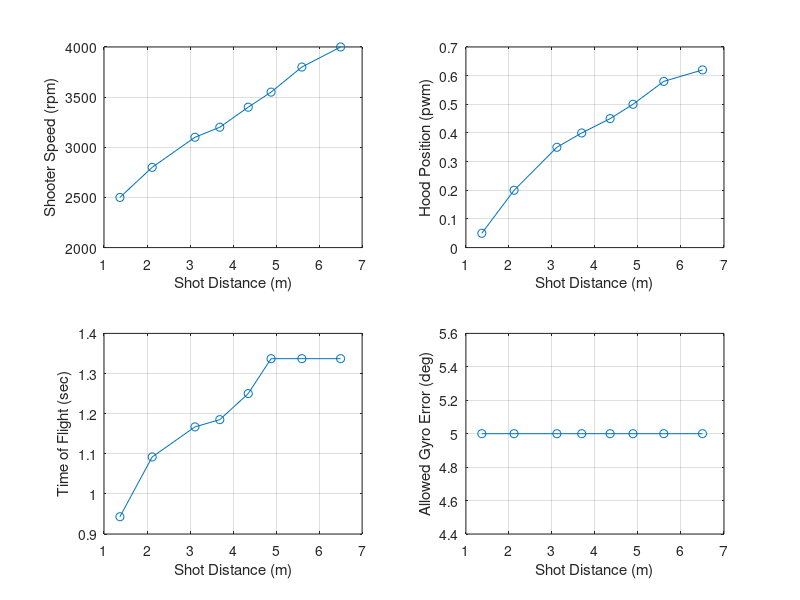

This chart was generated by the following MATLAB code:
%% Output Overrides
TEST_Output_Override_Flag = 0;
TEST_Transfer_Motor_DC_OV = 0;
TEST_Feeder_Motor_DC_OV = 0;
TEST_Shooter_Motor_DC_Left_OV = 0;
TEST_Shooter_Motor_DC_Center_OV = 0;
TEST_Shooter_Motor_DC_Right_OV = 0;
TEST_Desired_Hood_Enable_OV = 0;
TEST_Desired_Hood_Pos_OV = 0.05;

%% Field Element Position Data
Field_BlueAllianceZoneX = 182.11*0.0254;            % Meters
Field_RedAllianceZoneX = (651.22-182.11)*0.0254;    % Meters
Field_Blue_Hub_X = 182.11*0.0254;             % Meters
Field_Blue_Hub_Y = 158.84*0.0254;             % Meters
Field_Red_Hub_X =  (651.22-182.11)*0.0254;    % Meters
Field_Red_Hub_Y =  158.84*0.0254;             % Meters

%% Shooting Control Data
% Targets
Rebuilt_Transfer_Minimum_Factor = 0.8;
Rebuilt_Target_Transfer_Speed = 4000;   % rpm
Rebuilt_Target_Feeder_Speed = Rebuilt_Target_Transfer_Speed*0.84;  % rpm
% (the 0.84 factor sets feeder belt linear speed to match transfer wheel surface linear speed)
% Assumes 4 inch diameter transfer wheels and 24 tooth pulleys driving the belts

% Condition Checks
Rebuilt_Shoot_Robot_Velocity_Max = 1;   % meter/second
Rebuilt_Shoot_Motor_Max_Error = 100;    % rpm
Rebuilt_Shoot_Hood_Pos_Max_Error = 0.03;    % pwm position

% Iteration error target threshold
Rebuilt_Shoot_Target_Error_Thresh = 0.1;    % Meters

Rebuilt_Des_Gyro_Shoot_Offset = -1;  % Degrees

% Distance (m)
Rebuilt_Shoot_Dist_0 = 1.370;
Rebuilt_Shoot_Dist_1 = 2.120;
Rebuilt_Shoot_Dist_2 = 3.115;
Rebuilt_Shoot_Dist_3 = 3.692;
Rebuilt_Shoot_Dist_4 = 4.353;
Rebuilt_Shoot_Dist_5 = 4.884;
Rebuilt_Shoot_Dist_6 = 5.6;
Rebuilt_Shoot_Dist_7 = 6.5;

% Desired_Shooter_Motor_Speed (rpm)
Rebuilt_Shoot_Shooter_Spd_0 = 2500;
Rebuilt_Shoot_Shooter_Spd_1 = 2800;
Rebuilt_Shoot_Shooter_Spd_2 = 3100;
Rebuilt_Shoot_Shooter_Spd_3 = 3200;
Rebuilt_Shoot_Shooter_Spd_4 = 3400;
Rebuilt_Shoot_Shooter_Spd_5 = 3550;
Rebuilt_Shoot_Shooter_Spd_6 = 3800;
Rebuilt_Shoot_Shooter_Spd_7 = 4000;

% Desired Hood Position (pwm)
Rebuilt_Shoot_Hood_Pos_0 = 0.05;
Rebuilt_Shoot_Hood_Pos_1 = 0.20;
Rebuilt_Shoot_Hood_Pos_2 = 0.35;
Rebuilt_Shoot_Hood_Pos_3 = 0.4;
Rebuilt_Shoot_Hood_Pos_4 = 0.45;
Rebuilt_Shoot_Hood_Pos_5 = 0.5;
Rebuilt_Shoot_Hood_Pos_6 = 0.58;
Rebuilt_Shoot_Hood_Pos_7 = 0.62;

% Time of Flight (sec)
Rebuilt_Shoot_TOF_0 = 0.943;
Rebuilt_Shoot_TOF_1 = 1.092;
Rebuilt_Shoot_TOF_2 = 1.167;
Rebuilt_Shoot_TOF_3 = 1.185;
Rebuilt_Shoot_TOF_4 = 1.250;
Rebuilt_Shoot_TOF_5 = 1.337;
Rebuilt_Shoot_TOF_6 = 1.337;
Rebuilt_Shoot_TOF_7 = 1.337;

% Allowed Gyro Error (degrees ... convert to radians in model)
Rebuilt_Shoot_Gyro_Err_0 = 5;
Rebuilt_Shoot_Gyro_Err_1 = 5;
Rebuilt_Shoot_Gyro_Err_2 = 5;
Rebuilt_Shoot_Gyro_Err_3 = 5;
Rebuilt_Shoot_Gyro_Err_4 = 5;
Rebuilt_Shoot_Gyro_Err_5 = 5;
Rebuilt_Shoot_Gyro_Err_6 = 5;
Rebuilt_Shoot_Gyro_Err_7 = 5;

% PLOT TABLES
    plot_dist     = [Rebuilt_Shoot_Dist_0 Rebuilt_Shoot_Dist_1 Rebuilt_Shoot_Dist_2 Rebuilt_Shoot_Dist_3 Rebuilt_Shoot_Dist_4 Rebuilt_Shoot_Dist_5 Rebuilt_Shoot_Dist_6 Rebuilt_Shoot_Dist_7];
    plot_shooter  = [Rebuilt_Shoot_Shooter_Spd_0 Rebuilt_Shoot_Shooter_Spd_1 Rebuilt_Shoot_Shooter_Spd_2 Rebuilt_Shoot_Shooter_Spd_3 Rebuilt_Shoot_Shooter_Spd_4 Rebuilt_Shoot_Shooter_Spd_5 Rebuilt_Shoot_Shooter_Spd_6 Rebuilt_Shoot_Shooter_Spd_7];
    plot_hood     = [Rebuilt_Shoot_Hood_Pos_0 Rebuilt_Shoot_Hood_Pos_1 Rebuilt_Shoot_Hood_Pos_2 Rebuilt_Shoot_Hood_Pos_3 Rebuilt_Shoot_Hood_Pos_4 Rebuilt_Shoot_Hood_Pos_5 Rebuilt_Shoot_Hood_Pos_6 Rebuilt_Shoot_Hood_Pos_7];
    plot_tof      = [Rebuilt_Shoot_TOF_0 Rebuilt_Shoot_TOF_1 Rebuilt_Shoot_TOF_2 Rebuilt_Shoot_TOF_3 Rebuilt_Shoot_TOF_4 Rebuilt_Shoot_TOF_5 Rebuilt_Shoot_TOF_6 Rebuilt_Shoot_TOF_7];
    plot_gyro_err = [Rebuilt_Shoot_Gyro_Err_0 Rebuilt_Shoot_Gyro_Err_1 Rebuilt_Shoot_Gyro_Err_2 Rebuilt_Shoot_Gyro_Err_3 Rebuilt_Shoot_Gyro_Err_4 Rebuilt_Shoot_Gyro_Err_5 Rebuilt_Shoot_Gyro_Err_6 Rebuilt_Shoot_Gyro_Err_7];
    
    figure(1)
    subplot(2,2,1)
    plot(plot_dist,plot_shooter,'-o')
    xlabel('Shot Distance (m)')
    ylabel('Shooter Speed (rpm)')
    grid on
    
    subplot(2,2,2)
    plot(plot_dist,plot_hood,'-o')
    xlabel('Shot Distance (m)')
    ylabel('Hood Position (pwm)')
    grid on
    
    subplot(2,2,3)
    plot(plot_dist,plot_tof,'-o')
    xlabel('Shot Distance (m)')
    ylabel('Time of Flight (sec)')
    grid on
    
    subplot(2,2,4)
    plot(plot_dist,plot_gyro_err,'-o')
    xlabel('Shot Distance (m)')
    ylabel('Allowed Gyro Error (deg)')
    grid on
    
    % need to clear from workspace so not included in code generation
    clear plot_dist plot_shooter plot_hood plot_tof plot_gyro_err

% Control Parameters to Calculate Duty Cycle
Rebuilt_Feeder_Motor_Gain_FF = 1/7854;

Rebuilt_Transfer_Motor_Gain_FF = 1/7854;
Rebuilt_Transfer_Motor_Gain_P = 0.0001;
Rebuilt_Transfer_Motor_Gain_I = 0.001*0.02;
Rebuilt_Transfer_Error_Integral_Enable = 300;

Rebuilt_Shooter_Motor_Gain_FF = 1/6048;
Rebuilt_Shooter_Motor_Gain_P = 0.0005;
Rebuilt_Shooter_Motor_Gain_I = 0.001*0.02;
Rebuilt_Shooter_Error_Integral_Enable = 300;

% Hood Position Servo Properties
Rebuilt_Hood_Servo_Pos_Min = 0.05;
Rebuilt_Hood_Servo_Pos_Max = 1;
Rebuilt_Hood_Servo_Rate_Limit_Inc = 32/50*0.02;   % no load 32 mm/sec, total stroke 50 mm
Rebuilt_Hood_Servo_Rate_Limit_Dec = -Rebuilt_Hood_Servo_Rate_Limit_Inc;
